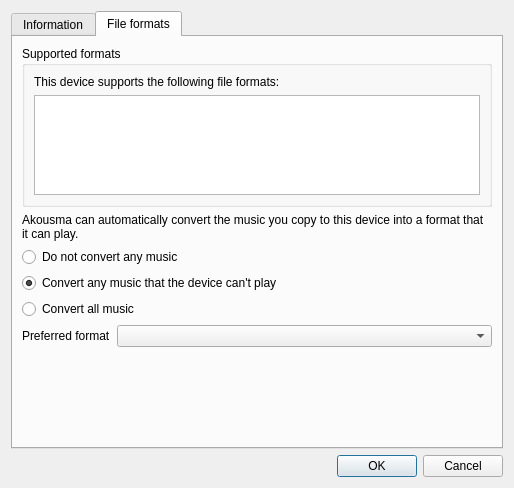
<?xml version="1.0" encoding="UTF-8"?>
<ui version="4.0">
 <class>DeviceProperties</class>
 <widget class="QDialog" name="DeviceProperties">
  <property name="geometry">
   <rect>
    <x>0</x>
    <y>0</y>
    <width>514</width>
    <height>488</height>
   </rect>
  </property>
  <property name="windowTitle">
   <string>Device Properties</string>
  </property>
  <layout class="QVBoxLayout" name="verticalLayout_5">
   <item>
    <widget class="QTabWidget" name="tabWidget">
     <property name="currentIndex">
      <number>1</number>
     </property>
     <widget class="QWidget" name="tab">
      <attribute name="title">
       <string>Information</string>
      </attribute>
      <layout class="QVBoxLayout" name="verticalLayout_4">
       <item>
        <layout class="QFormLayout" name="formLayout">
         <property name="fieldGrowthPolicy">
          <enum>QFormLayout::AllNonFixedFieldsGrow</enum>
         </property>
         <item row="0" column="0">
          <widget class="QLabel" name="label_2">
           <property name="text">
            <string>Name</string>
           </property>
          </widget>
         </item>
         <item row="0" column="1">
          <widget class="QLineEdit" name="name"/>
         </item>
         <item row="1" column="0">
          <widget class="QLabel" name="label">
           <property name="text">
            <string>Icon</string>
           </property>
          </widget>
         </item>
         <item row="1" column="1">
          <widget class="QListWidget" name="icon">
           <property name="verticalScrollBarPolicy">
            <enum>Qt::ScrollBarAlwaysOff</enum>
           </property>
           <property name="iconSize">
            <size>
             <width>48</width>
             <height>48</height>
            </size>
           </property>
           <property name="movement">
            <enum>QListView::Static</enum>
           </property>
           <property name="flow">
            <enum>QListView::LeftToRight</enum>
           </property>
           <property name="isWrapping" stdset="0">
            <bool>false</bool>
           </property>
           <property name="spacing">
            <number>5</number>
           </property>
           <property name="viewMode">
            <enum>QListView::IconMode</enum>
           </property>
           <property name="uniformItemSizes">
            <bool>true</bool>
           </property>
          </widget>
         </item>
         <item row="2" column="0" colspan="2">
          <widget class="FreeSpaceBar" name="free_space_bar" native="true"/>
         </item>
        </layout>
       </item>
       <item>
        <widget class="QGroupBox" name="groupbox_hardware_information">
         <property name="title">
          <string>Hardware information</string>
         </property>
         <layout class="QVBoxLayout" name="verticalLayout_2">
          <item>
           <widget class="QStackedWidget" name="hardware_info_stack">
            <property name="currentIndex">
             <number>1</number>
            </property>
            <widget class="QWidget" name="hardware_info_not_connected_page">
             <layout class="QVBoxLayout" name="verticalLayout">
              <property name="spacing">
               <number>0</number>
              </property>
              <property name="leftMargin">
               <number>0</number>
              </property>
              <property name="topMargin">
               <number>0</number>
              </property>
              <property name="rightMargin">
               <number>0</number>
              </property>
              <property name="bottomMargin">
               <number>0</number>
              </property>
              <item>
               <widget class="QLabel" name="label_6">
                <property name="text">
                 <string>Hardware information is only available while the device is connected.</string>
                </property>
                <property name="alignment">
                 <set>Qt::AlignLeading|Qt::AlignLeft|Qt::AlignTop</set>
                </property>
                <property name="wordWrap">
                 <bool>true</bool>
                </property>
               </widget>
              </item>
             </layout>
            </widget>
            <widget class="QWidget" name="hardware_info_page">
             <layout class="QVBoxLayout" name="verticalLayout_3">
              <property name="spacing">
               <number>0</number>
              </property>
              <property name="leftMargin">
               <number>0</number>
              </property>
              <property name="topMargin">
               <number>0</number>
              </property>
              <property name="rightMargin">
               <number>0</number>
              </property>
              <property name="bottomMargin">
               <number>0</number>
              </property>
              <item>
               <widget class="QTableWidget" name="hardware_info">
                <property name="editTriggers">
                 <set>QAbstractItemView::NoEditTriggers</set>
                </property>
                <property name="selectionMode">
                 <enum>QAbstractItemView::NoSelection</enum>
                </property>
                <property name="cornerButtonEnabled">
                 <bool>false</bool>
                </property>
                <property name="columnCount">
                 <number>2</number>
                </property>
                <attribute name="horizontalHeaderVisible">
                 <bool>false</bool>
                </attribute>
                <attribute name="horizontalHeaderStretchLastSection">
                 <bool>true</bool>
                </attribute>
                <attribute name="verticalHeaderVisible">
                 <bool>false</bool>
                </attribute>
                <column/>
                <column/>
               </widget>
              </item>
             </layout>
            </widget>
           </widget>
          </item>
         </layout>
        </widget>
       </item>
      </layout>
     </widget>
     <widget class="QWidget" name="tab_2">
      <attribute name="title">
       <string>File formats</string>
      </attribute>
      <layout class="QVBoxLayout" name="verticalLayout_9">
       <item>
        <widget class="QStackedWidget" name="formats_stack">
         <property name="currentIndex">
          <number>0</number>
         </property>
         <widget class="QWidget" name="formats_page">
          <layout class="QVBoxLayout" name="verticalLayout_7">
           <property name="leftMargin">
            <number>0</number>
           </property>
           <property name="topMargin">
            <number>0</number>
           </property>
           <property name="rightMargin">
            <number>0</number>
           </property>
           <property name="bottomMargin">
            <number>0</number>
           </property>
           <item>
            <widget class="QGroupBox" name="supported_formats_container">
             <property name="title">
              <string>Supported formats</string>
             </property>
             <layout class="QVBoxLayout" name="verticalLayout_6">
              <item>
               <widget class="QLabel" name="label_5">
                <property name="text">
                 <string>This device supports the following file formats:</string>
                </property>
               </widget>
              </item>
              <item>
               <widget class="QListWidget" name="supported_formats">
                <property name="selectionMode">
                 <enum>QAbstractItemView::NoSelection</enum>
                </property>
               </widget>
              </item>
             </layout>
            </widget>
           </item>
           <item>
            <widget class="QLabel" name="label_3">
             <property name="text">
              <string>Akousma can automatically convert the music you copy to this device into a format that it can play.</string>
             </property>
             <property name="wordWrap">
              <bool>true</bool>
             </property>
            </widget>
           </item>
           <item>
            <widget class="QRadioButton" name="transcode_off">
             <property name="text">
              <string>Do not convert any music</string>
             </property>
            </widget>
           </item>
           <item>
            <widget class="QRadioButton" name="transcode_unsupported">
             <property name="text">
              <string>Convert any music that the device can't play</string>
             </property>
             <property name="checked">
              <bool>true</bool>
             </property>
            </widget>
           </item>
           <item>
            <widget class="QRadioButton" name="transcode_all">
             <property name="text">
              <string>Convert all music</string>
             </property>
            </widget>
           </item>
           <item>
            <layout class="QHBoxLayout" name="horizontalLayout">
             <item>
              <widget class="QLabel" name="label_4">
               <property name="text">
                <string>Preferred format</string>
               </property>
              </widget>
             </item>
             <item>
              <widget class="QComboBox" name="transcode_format">
               <property name="sizePolicy">
                <sizepolicy hsizetype="Expanding" vsizetype="Fixed">
                 <horstretch>0</horstretch>
                 <verstretch>0</verstretch>
                </sizepolicy>
               </property>
              </widget>
             </item>
            </layout>
           </item>
           <item>
            <spacer name="verticalSpacer">
             <property name="orientation">
              <enum>Qt::Vertical</enum>
             </property>
             <property name="sizeHint" stdset="0">
              <size>
               <width>20</width>
               <height>183</height>
              </size>
             </property>
            </spacer>
           </item>
          </layout>
         </widget>
         <widget class="QWidget" name="formats_page_not_connected">
          <layout class="QVBoxLayout" name="verticalLayout_8">
           <property name="leftMargin">
            <number>0</number>
           </property>
           <property name="topMargin">
            <number>0</number>
           </property>
           <property name="rightMargin">
            <number>0</number>
           </property>
           <property name="bottomMargin">
            <number>0</number>
           </property>
           <item>
            <widget class="QLabel" name="label_7">
             <property name="text">
              <string>This device must be connected and opened before Akousma can see what file formats it supports.</string>
             </property>
             <property name="wordWrap">
              <bool>true</bool>
             </property>
            </widget>
           </item>
           <item>
            <layout class="QHBoxLayout" name="horizontalLayout_2">
             <item>
              <widget class="QPushButton" name="open_device">
               <property name="text">
                <string>Open device</string>
               </property>
              </widget>
             </item>
             <item>
              <spacer name="horizontalSpacer">
               <property name="orientation">
                <enum>Qt::Horizontal</enum>
               </property>
               <property name="sizeHint" stdset="0">
                <size>
                 <width>40</width>
                 <height>20</height>
                </size>
               </property>
              </spacer>
             </item>
            </layout>
           </item>
           <item>
            <spacer name="verticalSpacer_2">
             <property name="orientation">
              <enum>Qt::Vertical</enum>
             </property>
             <property name="sizeHint" stdset="0">
              <size>
               <width>20</width>
               <height>309</height>
              </size>
             </property>
            </spacer>
           </item>
          </layout>
         </widget>
         <widget class="QWidget" name="formats_page_loading">
          <layout class="QVBoxLayout" name="verticalLayout_10">
           <property name="leftMargin">
            <number>0</number>
           </property>
           <property name="topMargin">
            <number>0</number>
           </property>
           <property name="rightMargin">
            <number>0</number>
           </property>
           <property name="bottomMargin">
            <number>0</number>
           </property>
           <item>
            <layout class="QHBoxLayout" name="horizontalLayout_3">
             <item>
              <widget class="BusyIndicator" name="label_8" native="true"/>
             </item>
             <item>
              <widget class="QLabel" name="label_9">
               <property name="sizePolicy">
                <sizepolicy hsizetype="Expanding" vsizetype="Preferred">
                 <horstretch>0</horstretch>
                 <verstretch>0</verstretch>
                </sizepolicy>
               </property>
               <property name="text">
                <string>Querying device...</string>
               </property>
              </widget>
             </item>
            </layout>
           </item>
           <item>
            <spacer name="verticalSpacer_3">
             <property name="orientation">
              <enum>Qt::Vertical</enum>
             </property>
             <property name="sizeHint" stdset="0">
              <size>
               <width>20</width>
               <height>358</height>
              </size>
             </property>
            </spacer>
           </item>
          </layout>
         </widget>
        </widget>
       </item>
      </layout>
     </widget>
    </widget>
   </item>
   <item>
    <widget class="QDialogButtonBox" name="buttonBox">
     <property name="orientation">
      <enum>Qt::Horizontal</enum>
     </property>
     <property name="standardButtons">
      <set>QDialogButtonBox::Cancel|QDialogButtonBox::Ok</set>
     </property>
    </widget>
   </item>
  </layout>
 </widget>
 <customwidgets>
  <customwidget>
   <class>FreeSpaceBar</class>
   <extends>QWidget</extends>
   <header>widgets/freespacebar.h</header>
   <container>1</container>
  </customwidget>
  <customwidget>
   <class>BusyIndicator</class>
   <extends>QWidget</extends>
   <header>widgets/busyindicator.h</header>
  </customwidget>
 </customwidgets>
 <tabstops>
  <tabstop>tabWidget</tabstop>
  <tabstop>name</tabstop>
  <tabstop>icon</tabstop>
  <tabstop>hardware_info</tabstop>
  <tabstop>supported_formats</tabstop>
  <tabstop>open_device</tabstop>
  <tabstop>transcode_off</tabstop>
  <tabstop>transcode_unsupported</tabstop>
  <tabstop>transcode_all</tabstop>
  <tabstop>transcode_format</tabstop>
 </tabstops>
 <resources>
  <include location="../../data/data.qrc"/>
  <include location="../../data/icons.qrc"/>
 </resources>
 <connections>
  <connection>
   <sender>buttonBox</sender>
   <signal>accepted()</signal>
   <receiver>DeviceProperties</receiver>
   <slot>accept()</slot>
   <hints>
    <hint type="sourcelabel">
     <x>248</x>
     <y>254</y>
    </hint>
    <hint type="destinationlabel">
     <x>157</x>
     <y>274</y>
    </hint>
   </hints>
  </connection>
  <connection>
   <sender>buttonBox</sender>
   <signal>rejected()</signal>
   <receiver>DeviceProperties</receiver>
   <slot>reject()</slot>
   <hints>
    <hint type="sourcelabel">
     <x>316</x>
     <y>260</y>
    </hint>
    <hint type="destinationlabel">
     <x>286</x>
     <y>274</y>
    </hint>
   </hints>
  </connection>
 </connections>
</ui>
